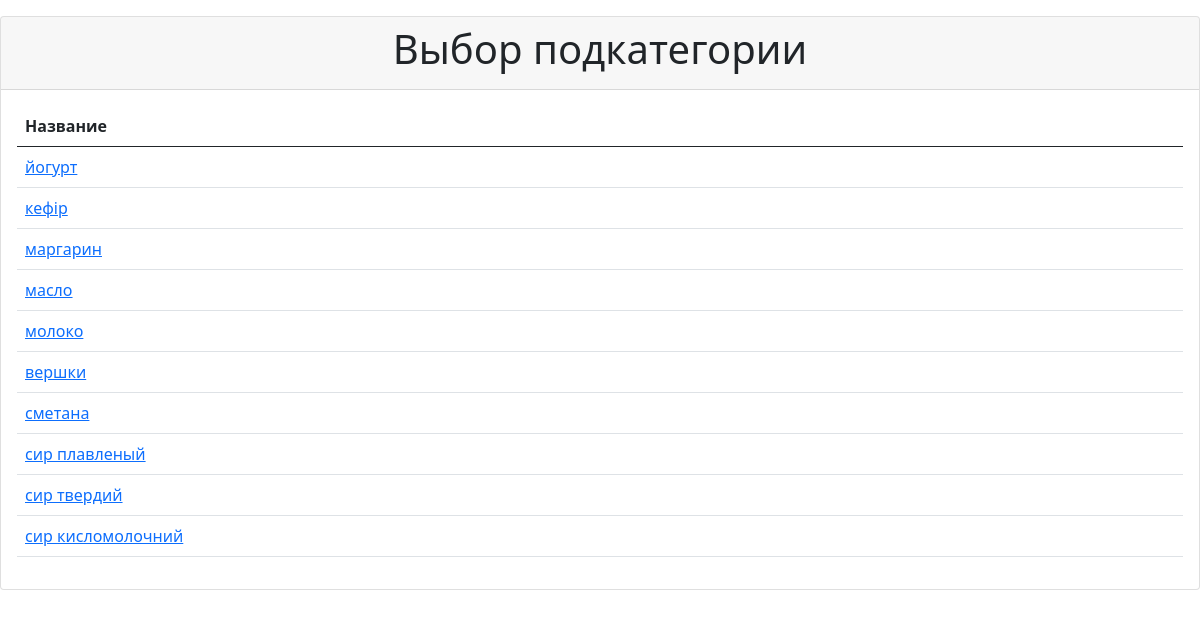
Screenshot of /subcategories?category_id=3 with the database file from the repository.
### tables this page shows
CREATE TABLE Subcategory (
            id INTEGER PRIMARY KEY AUTOINCREMENT,
            category_id INTEGER,
            name TEXT,
            url TEXT,
            FOREIGN KEY (category_id) REFERENCES Category(id)
        );

### app.py (the view)
@app.route("/subcategories")
def subcategories():
    category_id = request.args.get("category_id")
    subcategories = get_subcategories(category_id)
    return render_template("subcategories.html", subcategories=subcategories)

### app.py (called while the page is built)
def get_subcategories(category_id):
    conn = sqlite3.connect(DATABASE)
    cursor = conn.cursor()
    cursor.execute("SELECT * FROM Subcategory WHERE category_id = ?", (category_id,))
    subcategories = cursor.fetchall()
    conn.close()
    return subcategories

### templates/subcategories.html (shortened to what this page needs)
<!DOCTYPE html>
<html>
<head>
    <link href="https://cdn.jsdelivr.net/npm/bootstrap@5.0.2/dist/css/bootstrap.min.css" rel="stylesheet">
</head>
<body>
    <div id="main">
    <div class="card">
        <div class="card-header">
            <h1 class="text-center">Выбор подкатегории</h1>
        </div>
        <div class="card-content">
            <div class="card-body">
                <div class="table-responsive">
                    <table class="table table-hover">
                        <thead>
                            <tr>
                                <th>Название</th>
                            </tr>
                        </thead>
                        <tbody>
                            {% for subcategory in subcategories %}
                            <tr>
                                <td><a href="/products?subcategory_id={{ subcategory[0] }}">{{ subcategory[2] }}</a></td>
                            </tr>
                            {% endfor %}
                        </tbody>
                </div>
            </div>
        </div>
</body>
</html>

### rows the page displays
Subcategory: name "йогурт"
Subcategory: name "кефір"
Subcategory: name "маргарин"
Subcategory: name "масло"
Subcategory: name "молоко"
Subcategory: name "вершки"
Subcategory: name "сметана"
Subcategory: name "сир плавленый"
Subcategory: name "сир твердий"
Subcategory: name "сир кисломолочний"
